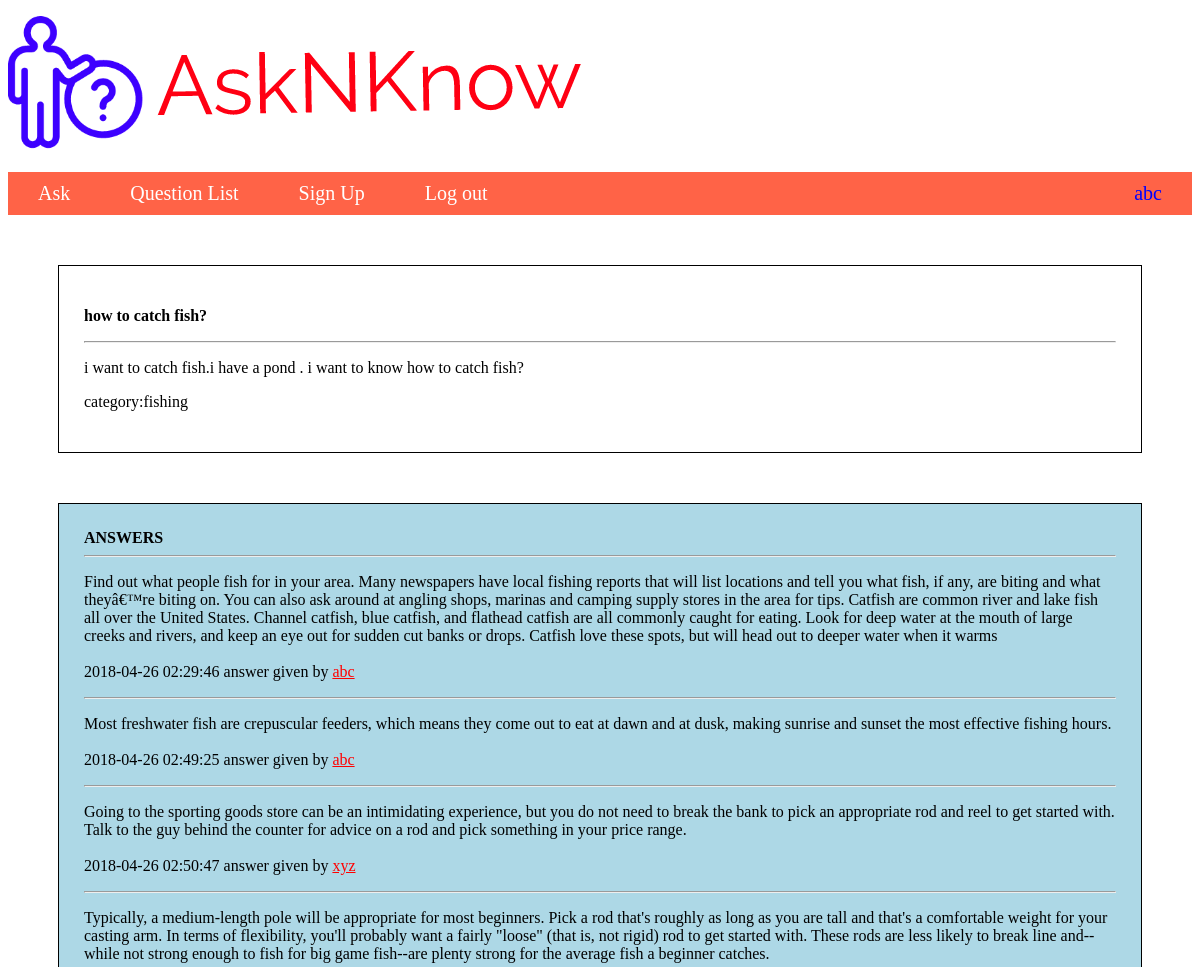
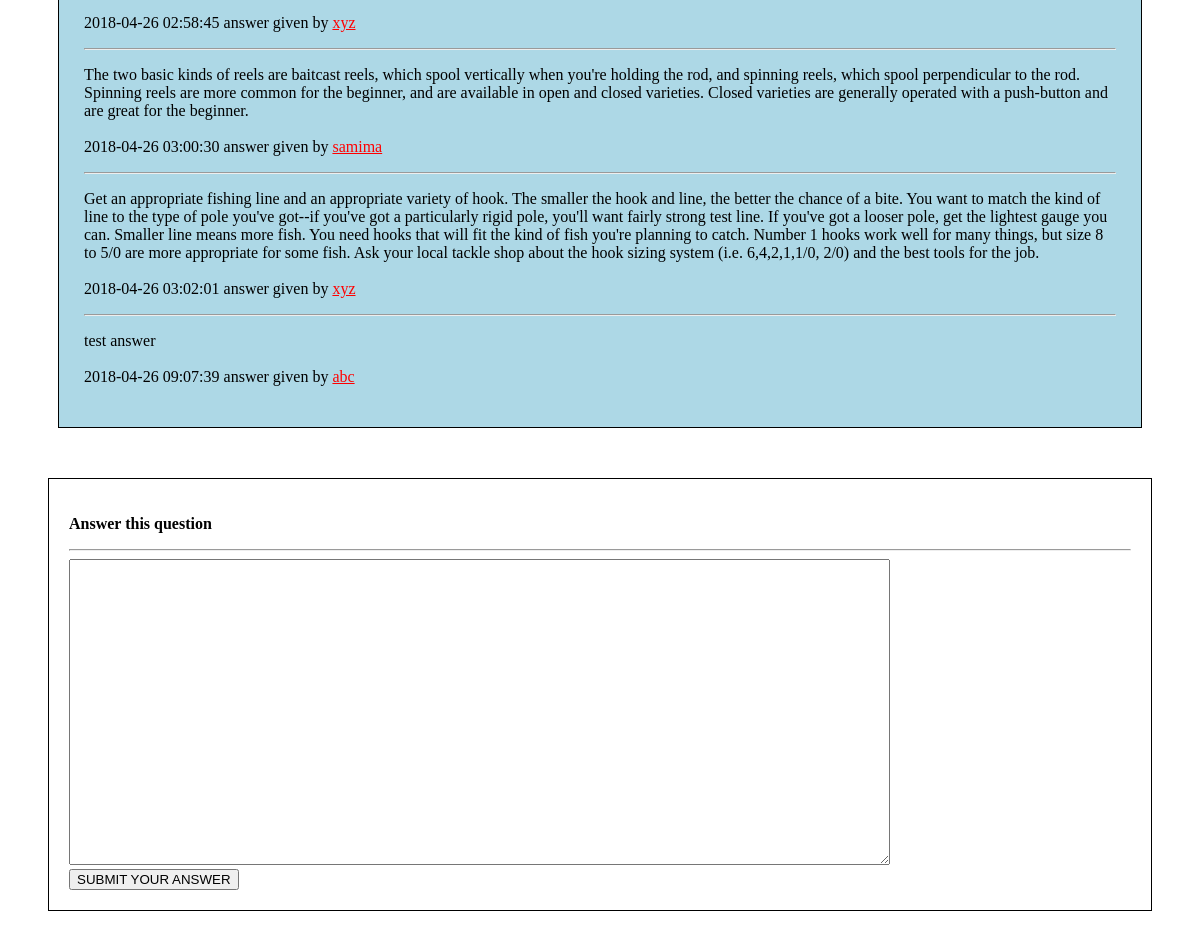
The app's page /answer.php?question_id=3 (signed in) with its own data (2 pictures, top to bottom).
### tables this page shows
CREATE TABLE `question` (
  `id` int(20) NOT NULL,
  `title` varchar(1000) NOT NULL,
  `question` varchar(5000) NOT NULL,
  `category` varchar(100) NOT NULL,
  `user_id` int(20) NOT NULL,
  `time` timestamp NOT NULL DEFAULT CURRENT_TIMESTAMP ON UPDATE CURRENT_TIMESTAMP,
  `upvote` int(50) NOT NULL,
  `downvote` int(50) NOT NULL
);

CREATE TABLE `answer` (
  `id` int(20) NOT NULL,
  `question_id` int(20) NOT NULL,
  `user_id` int(20) NOT NULL,
  `answer` varchar(2000) NOT NULL,
  `time` timestamp NOT NULL DEFAULT CURRENT_TIMESTAMP ON UPDATE CURRENT_TIMESTAMP
);

CREATE TABLE `user` (
  `id` int(10) NOT NULL,
  `username` varchar(255) NOT NULL,
  `email` varchar(255) NOT NULL,
  `password` varchar(100) NOT NULL,
  `reg_date` timestamp NOT NULL DEFAULT CURRENT_TIMESTAMP ON UPDATE CURRENT_TIMESTAMP
);

### answer.php (the view, shortened to what this page needs)
<!DOCTYPE html>
<html>
<head>
</head>
<body>
	<?php include("header.php") ?>
	<?php
		$conn=connect();
		$id=$_REQUEST['question_id'];
		$sql="select * from question where id='$id'";
		$result=mysqli_query($conn,$sql);
		if(mysqli_num_rows($result)==1){
			$row=mysqli_fetch_assoc($result);
			echo "<div class='question_view'>";
			echo "<p><b>$row[title]</b></p><hr>";
			echo "<p>$row[question]</p>";
			echo "<p>category:$row[category]</p>";
			echo "</div>";
		}
		$answer_sql="select a.*, b.username from answer a,user b where a.user_id=b.id and a.question_id=$id";
		$answer_res=mysqli_query($conn,$answer_sql);
		if(mysqli_num_rows($answer_res)>0){
			echo "<div class='answer_view'>".
				 "<b>ANSWERS</b><br>";
			while($row=mysqli_fetch_assoc($answer_res)){
				echo "<hr><p>$row[answer]<br><br>$row[time] answer given by ".
				     " <a style='color:red' href='profile.php?user_id=$row[user_id]'>$row[username]</a></p>";
			}
			echo "</div>";
		}
	?>
	<div class="answer_box">
		<form method="post" action="answer_insert.php?question_id=<?php echo($id); ?>">
			<p><b>Answer this question</b></p>
			<hr>
			<textarea name="answer" rows="20" cols="100" required></textarea><br>
			<input type="submit" value="SUBMIT YOUR ANSWER">
		</form>
	</div>
</body>
</html>

### answer.php (style rules this page uses)
.question_view { border: 1px solid black; margin: 50px; padding: 25px; }
.answer_view { border: 1px solid black; margin: 50px; padding: 25px; background-color: lightblue; }
.answer_box { border: 1px solid black; margin: 40px; padding: 20px; }

### records on screen
question: title "how to catch fish?", question "i want to catch fish.i have a pond . i want to know how to catch fish?", category "fishing"
answer: answer "Find out what people fish for in your area. Many newspapers have local fishing reports that will list locations and tell you what fish, if any, are biting and what theyâ€™re biting on. You can also ask around at angling shops, marinas and camping supply stores in the area for tips. Catfish are common river and lake fish all over the United States. Channel catfish, blue catfish, and flathead catfish are all commonly caught for eating. Look for deep water at the mouth of large creeks and rivers, and keep an eye out for sudden cut banks or drops. Catfish love these spots, but will head out to deeper water when it warms", time "2018-04-26 02:29:46", user.username "abc"
answer: answer "Most freshwater fish are crepuscular feeders, which means they come out to eat at dawn and at dusk, making sunrise and sunset the most effective fishing hours.", time "2018-04-26 02:49:25", user.username "abc"
answer: answer "Going to the sporting goods store can be an intimidating experience, but you do not need to break the bank to pick an appropriate rod and reel to get started with. Talk to the guy behind the counter for advice on a rod and pick something in your price range.", time "2018-04-26 02:50:47", user.username "xyz"
answer: answer "Typically, a medium-length pole will be appropriate for most beginners. Pick a rod that's roughly as long as you are tall and that's a comfortable weight for your casting arm. In terms of flexibility, you'll probably want a fairly \"loose\" (that is, not rigid) rod to get started with. These rods are less likely to break line and--while not strong enough to fish for big game fish--are plenty strong for the average fish a beginner catches.", time "2018-04-26 02:58:45", user.username "xyz"
answer: answer "The two basic kinds of reels are baitcast reels, which spool vertically when you're holding the rod, and spinning reels, which spool perpendicular to the rod. Spinning reels are more common for the beginner, and are available in open and closed varieties. Closed varieties are generally operated with a push-button and are great for the beginner.", time "2018-04-26 03:00:30", user.username "samima"
answer: answer "Get an appropriate fishing line and an appropriate variety of hook. The smaller the hook and line, the better the chance of a bite. You want to match the kind of line to the type of pole you've got--if you've got a particularly rigid pole, you'll want fairly strong test line. If you've got a looser pole, get the lightest gauge you can. Smaller line means more fish. You need hooks that will fit the kind of fish you're planning to catch. Number 1 hooks work well for many things, but size 8 to 5/0 are more appropriate for some fish. Ask your local tackle shop about the hook sizing system (i.e. 6,4,2,1,1/0, 2/0) and the best tools for the job.", time "2018-04-26 03:02:01", user.username "xyz"
answer: answer "test answer", time "2018-04-26 09:07:39", user.username "abc"

### other values on screen
$_SESSION[username] "abc"
